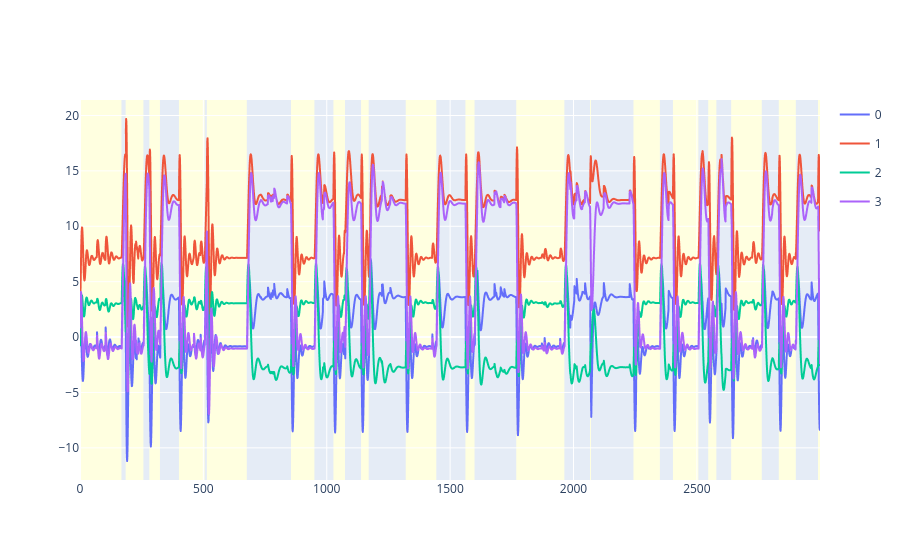

The cell this chart's notebook holds for it:
### Code cell
util.plotting(X.T, plot_states=True, states=states)

### Figure 1 — Plotly figure (JSON) as saved in the notebook; plotly's stock layout.template omitted (floating-point values rounded to 4 significant figures; data arrays with more than 128 entries replaced by an {"elided": "..."} marker saying what was removed)
{"data": [{"hovertemplate": "variable=0<br>index=%{x}<br>value=%{y}<extra></extra>", "legendgroup": "0", "line": {"color": "#636efa", "dash": "solid"}, "marker": {"symbol": "circle"}, "mode": "lines", "name": "0", "showlegend": true, "type": "scattergl", "x": {"elided": "3000 int values"}, "xaxis": "x", "y": {"elided": "3000 float values"}, "yaxis": "y"}, {"hovertemplate": "variable=1<br>index=%{x}<br>value=%{y}<extra></extra>", "legendgroup": "1", "line": {"color": "#EF553B", "dash": "solid"}, "marker": {"symbol": "circle"}, "mode": "lines", "name": "1", "showlegend": true, "type": "scattergl", "x": {"elided": "3000 int values"}, "xaxis": "x", "y": {"elided": "3000 float values"}, "yaxis": "y"}, {"hovertemplate": "variable=2<br>index=%{x}<br>value=%{y}<extra></extra>", "legendgroup": "2", "line": {"color": "#00cc96", "dash": "solid"}, "marker": {"symbol": "circle"}, "mode": "lines", "name": "2", "showlegend": true, "type": "scattergl", "x": {"elided": "3000 int values"}, "xaxis": "x", "y": {"elided": "3000 float values"}, "yaxis": "y"}, {"hovertemplate": "variable=3<br>index=%{x}<br>value=%{y}<extra></extra>", "legendgroup": "3", "line": {"color": "#ab63fa", "dash": "solid"}, "marker": {"symbol": "circle"}, "mode": "lines", "name": "3", "showlegend": true, "type": "scattergl", "x": {"elided": "3000 int values"}, "xaxis": "x", "y": {"elided": "3000 float values"}, "yaxis": "y"}], "layout": {"shapes": [{"fillcolor": "lightyellow", "layer": "below", "line": {"width": 0}, "opacity": 1, "type": "rect", "x0": 0, "x1": 168, "xref": "x", "y0": 0, "y1": 1, "yref": "paper"}, {"fillcolor": "lightyellow", "layer": "below", "line": {"width": 0}, "opacity": 1, "type": "rect", "x0": 185, "x1": 257, "xref": "x", "y0": 0, "y1": 1, "yref": "paper"}, {"fillcolor": "lightyellow", "layer": "below", "line": {"width": 0}, "opacity": 1, "type": "rect", "x0": 281, "x1": 324, "xref": "x", "y0": 0, "y1": 1, "yref": "paper"}, {"fillcolor": "lightyellow", "layer": "below", "line": {"width": 0}, "opacity": 1, "type": "rect", "x0": 401, "x1": 505, "xref": "x", "y0": 0, "y1": 1, "yref": "paper"}, {"fillcolor": "lightyellow", "layer": "below", "line": {"width": 0}, "opacity": 1, "type": "rect", "x0": 514, "x1": 676, "xref": "x", "y0": 0, "y1": 1, "yref": "paper"}, {"fillcolor": "lightyellow", "layer": "below", "line": {"width": 0}, "opacity": 1, "type": "rect", "x0": 855, "x1": 950, "xref": "x", "y0": 0, "y1": 1, "yref": "paper"}, {"fillcolor": "lightyellow", "layer": "below", "line": {"width": 0}, "opacity": 1, "type": "rect", "x0": 1027, "x1": 1074, "xref": "x", "y0": 0, "y1": 1, "yref": "paper"}, {"fillcolor": "lightyellow", "layer": "below", "line": {"width": 0}, "opacity": 1, "type": "rect", "x0": 1139, "x1": 1170, "xref": "x", "y0": 0, "y1": 1, "yref": "paper"}, {"fillcolor": "lightyellow", "layer": "below", "line": {"width": 0}, "opacity": 1, "type": "rect", "x0": 1320, "x1": 1444, "xref": "x", "y0": 0, "y1": 1, "yref": "paper"}, {"fillcolor": "lightyellow", "layer": "below", "line": {"width": 0}, "opacity": 1, "type": "rect", "x0": 1562, "x1": 1599, "xref": "x", "y0": 0, "y1": 1, "yref": "paper"}, {"fillcolor": "lightyellow", "layer": "below", "line": {"width": 0}, "opacity": 1, "type": "rect", "x0": 1768, "x1": 1963, "xref": "x", "y0": 0, "y1": 1, "yref": "paper"}, {"fillcolor": "lightyellow", "layer": "below", "line": {"width": 0}, "opacity": 1, "type": "rect", "x0": 2067, "x1": 2071, "xref": "x", "y0": 0, "y1": 1, "yref": "paper"}, {"fillcolor": "lightyellow", "layer": "below", "line": {"width": 0}, "opacity": 1, "type": "rect", "x0": 2243, "x1": 2350, "xref": "x", "y0": 0, "y1": 1, "yref": "paper"}, {"fillcolor": "lightyellow", "layer": "below", "line": {"width": 0}, "opacity": 1, "type": "rect", "x0": 2403, "x1": 2506, "xref": "x", "y0": 0, "y1": 1, "yref": "paper"}, {"fillcolor": "lightyellow", "layer": "below", "line": {"width": 0}, "opacity": 1, "type": "rect", "x0": 2546, "x1": 2579, "xref": "x", "y0": 0, "y1": 1, "yref": "paper"}, {"fillcolor": "lightyellow", "layer": "below", "line": {"width": 0}, "opacity": 1, "type": "rect", "x0": 2639, "x1": 2763, "xref": "x", "y0": 0, "y1": 1, "yref": "paper"}, {"fillcolor": "lightyellow", "layer": "below", "line": {"width": 0}, "opacity": 1, "type": "rect", "x0": 2832, "x1": 2901, "xref": "x", "y0": 0, "y1": 1, "yref": "paper"}, {"fillcolor": "lightyellow", "layer": "below", "line": {"width": 0}, "opacity": 1, "type": "rect", "x0": 2991, "x1": 2999, "xref": "x", "y0": 0, "y1": 1, "yref": "paper"}], "title": {}}}
